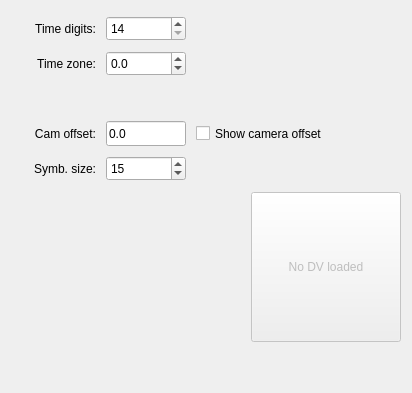
      <widget class="QWidget" name="tabDV">
       <attribute name="title">
        <string>Video</string>
       </attribute>
       <layout class="QVBoxLayout" name="verticalLayout_7">
        <item>
         <layout class="QGridLayout" name="gridLayout_3">
          <property name="leftMargin">
           <number>5</number>
          </property>
          <property name="topMargin">
           <number>5</number>
          </property>
          <property name="rightMargin">
           <number>5</number>
          </property>
          <property name="bottomMargin">
           <number>5</number>
          </property>
          <property name="spacing">
           <number>10</number>
          </property>
          <item row="3" column="0">
           <widget class="QLabel" name="l11">
            <property name="enabled">
             <bool>true</bool>
            </property>
            <property name="minimumSize">
             <size>
              <width>80</width>
              <height>25</height>
             </size>
            </property>
            <property name="maximumSize">
             <size>
              <width>80</width>
              <height>25</height>
             </size>
            </property>
            <property name="text">
             <string>Cam offset:</string>
            </property>
            <property name="alignment">
             <set>Qt::AlignmentFlag::AlignRight|Qt::AlignmentFlag::AlignTrailing|Qt::AlignmentFlag::AlignVCenter</set>
            </property>
           </widget>
          </item>
          <item row="1" column="0">
           <widget class="QLabel" name="l15">
            <property name="minimumSize">
             <size>
              <width>80</width>
              <height>25</height>
             </size>
            </property>
            <property name="maximumSize">
             <size>
              <width>80</width>
              <height>25</height>
             </size>
            </property>
            <property name="text">
             <string>Time zone:</string>
            </property>
            <property name="alignment">
             <set>Qt::AlignmentFlag::AlignRight|Qt::AlignmentFlag::AlignTrailing|Qt::AlignmentFlag::AlignVCenter</set>
            </property>
           </widget>
          </item>
          <item row="0" column="1">
           <widget class="QSpinBox" name="spb_Convention">
            <property name="minimumSize">
             <size>
              <width>80</width>
              <height>25</height>
             </size>
            </property>
            <property name="maximumSize">
             <size>
              <width>80</width>
              <height>25</height>
             </size>
            </property>
            <property name="minimum">
             <number>14</number>
            </property>
            <property name="maximum">
             <number>20</number>
            </property>
           </widget>
          </item>
          <item row="2" column="0">
           <widget class="QLabel" name="l16">
            <property name="minimumSize">
             <size>
              <width>80</width>
              <height>25</height>
             </size>
            </property>
            <property name="maximumSize">
             <size>
              <width>80</width>
              <height>25</height>
             </size>
            </property>
            <property name="text">
             <string/>
            </property>
           </widget>
          </item>
          <item row="3" column="2">
           <widget class="QCheckBox" name="ch_ShowCamOffset">
            <property name="minimumSize">
             <size>
              <width>200</width>
              <height>25</height>
             </size>
            </property>
            <property name="maximumSize">
             <size>
              <width>200</width>
              <height>25</height>
             </size>
            </property>
            <property name="text">
             <string>Show camera offset</string>
            </property>
           </widget>
          </item>
          <item row="1" column="1">
           <widget class="QDoubleSpinBox" name="spb_Timezone">
            <property name="minimumSize">
             <size>
              <width>80</width>
              <height>25</height>
             </size>
            </property>
            <property name="maximumSize">
             <size>
              <width>80</width>
              <height>25</height>
             </size>
            </property>
            <property name="decimals">
             <number>1</number>
            </property>
            <property name="minimum">
             <double>-12.000000000000000</double>
            </property>
            <property name="maximum">
             <double>12.000000000000000</double>
            </property>
            <property name="singleStep">
             <double>0.500000000000000</double>
            </property>
           </widget>
          </item>
          <item row="0" column="2">
           <spacer name="horizontalSpacer_6">
            <property name="orientation">
             <enum>Qt::Orientation::Horizontal</enum>
            </property>
            <property name="sizeHint" stdset="0">
             <size>
              <width>40</width>
              <height>20</height>
             </size>
            </property>
           </spacer>
          </item>
          <item row="0" column="0">
           <widget class="QLabel" name="label_2">
            <property name="minimumSize">
             <size>
              <width>80</width>
              <height>25</height>
             </size>
            </property>
            <property name="maximumSize">
             <size>
              <width>80</width>
              <height>25</height>
             </size>
            </property>
            <property name="text">
             <string>Time digits:</string>
            </property>
            <property name="alignment">
             <set>Qt::AlignmentFlag::AlignRight|Qt::AlignmentFlag::AlignTrailing|Qt::AlignmentFlag::AlignVCenter</set>
            </property>
           </widget>
          </item>
          <item row="3" column="1">
           <widget class="QLineEdit" name="t_CamOffset">
            <property name="enabled">
             <bool>true</bool>
            </property>
            <property name="minimumSize">
             <size>
              <width>80</width>
              <height>25</height>
             </size>
            </property>
            <property name="maximumSize">
             <size>
              <width>80</width>
              <height>25</height>
             </size>
            </property>
            <property name="text">
             <string>0.0</string>
            </property>
           </widget>
          </item>
          <item row="4" column="0">
           <widget class="QLabel" name="l17">
            <property name="minimumSize">
             <size>
              <width>80</width>
              <height>25</height>
             </size>
            </property>
            <property name="maximumSize">
             <size>
              <width>80</width>
              <height>25</height>
             </size>
            </property>
            <property name="text">
             <string>Symb. size:</string>
            </property>
            <property name="alignment">
             <set>Qt::AlignmentFlag::AlignRight|Qt::AlignmentFlag::AlignTrailing|Qt::AlignmentFlag::AlignVCenter</set>
            </property>
           </widget>
          </item>
          <item row="4" column="1">
           <widget class="QSpinBox" name="spb_CamSize">
            <property name="minimumSize">
             <size>
              <width>80</width>
              <height>25</height>
             </size>
            </property>
            <property name="maximumSize">
             <size>
              <width>80</width>
              <height>25</height>
             </size>
            </property>
            <property name="minimum">
             <number>4</number>
            </property>
            <property name="maximum">
             <number>50</number>
            </property>
            <property name="value">
             <number>15</number>
            </property>
           </widget>
          </item>
         </layout>
        </item>
        <item>
         <layout class="QHBoxLayout" name="horizontalLayout_3">
          <item>
           <spacer name="horizontalSpacer_5">
            <property name="orientation">
             <enum>Qt::Orientation::Horizontal</enum>
            </property>
            <property name="sizeHint" stdset="0">
             <size>
              <width>40</width>
              <height>20</height>
             </size>
            </property>
           </spacer>
          </item>
          <item>
           <widget class="QPushButton" name="b_Pause">
            <property name="enabled">
             <bool>false</bool>
            </property>
            <property name="sizePolicy">
             <sizepolicy hsizetype="Preferred" vsizetype="Preferred">
              <horstretch>0</horstretch>
              <verstretch>0</verstretch>
             </sizepolicy>
            </property>
            <property name="minimumSize">
             <size>
              <width>150</width>
              <height>150</height>
             </size>
            </property>
            <property name="maximumSize">
             <size>
              <width>150</width>
              <height>150</height>
             </size>
            </property>
            <property name="text">
             <string>No DV loaded</string>
            </property>
           </widget>
          </item>
         </layout>
        </item>
        <item>
         <spacer name="verticalSpacer_3">
          <property name="orientation">
           <enum>Qt::Orientation::Vertical</enum>
          </property>
          <property name="sizeHint" stdset="0">
           <size>
            <width>20</width>
            <height>40</height>
           </size>
          </property>
         </spacer>
        </item>
       </layout>
      </widget>
